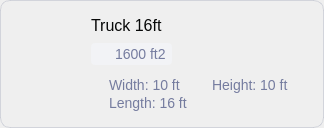
          <widget class="QFrame" name="frame_17">
           <property name="geometry">
            <rect>
             <x>830</x>
             <y>190</y>
             <width>324</width>
             <height>128</height>
            </rect>
           </property>
           <property name="sizePolicy">
            <sizepolicy hsizetype="Fixed" vsizetype="Fixed">
             <horstretch>0</horstretch>
             <verstretch>0</verstretch>
            </sizepolicy>
           </property>
           <property name="minimumSize">
            <size>
             <width>324</width>
             <height>128</height>
            </size>
           </property>
           <property name="maximumSize">
            <size>
             <width>324</width>
             <height>128</height>
            </size>
           </property>
           <property name="sizeIncrement">
            <size>
             <width>0</width>
             <height>0</height>
            </size>
           </property>
           <property name="styleSheet">
            <string notr="true">.QFrame {
	border: 0.5px solid rgba(181, 184, 199, 0.5);
	border-radius: 10px;
}

QPushButton {
	background: transparent;
	image: url(:/image/equip_edit_default.svg);
}

QPushButton:hover {
 image: url(:/image/equip_edit_hover.svg);
}
</string>
           </property>
           <property name="frameShape">
            <enum>QFrame::NoFrame</enum>
           </property>
           <property name="frameShadow">
            <enum>QFrame::Raised</enum>
           </property>
           <layout class="QVBoxLayout" name="verticalLayout_8" stretch="0,0">
            <property name="spacing">
             <number>0</number>
            </property>
            <property name="leftMargin">
             <number>15</number>
            </property>
            <property name="topMargin">
             <number>15</number>
            </property>
            <property name="rightMargin">
             <number>15</number>
            </property>
            <property name="bottomMargin">
             <number>15</number>
            </property>
            <item>
             <widget class="QFrame" name="frame_22">
              <property name="styleSheet">
               <string notr="true">border: none;</string>
              </property>
              <property name="frameShape">
               <enum>QFrame::NoFrame</enum>
              </property>
              <property name="frameShadow">
               <enum>QFrame::Raised</enum>
              </property>
              <layout class="QHBoxLayout" name="horizontalLayout_14">
               <property name="spacing">
                <number>15</number>
               </property>
               <property name="leftMargin">
                <number>0</number>
               </property>
               <property name="topMargin">
                <number>0</number>
               </property>
               <property name="rightMargin">
                <number>0</number>
               </property>
               <property name="bottomMargin">
                <number>0</number>
               </property>
               <item>
                <widget class="QLabel" name="label_27">
                 <property name="minimumSize">
                  <size>
                   <width>60</width>
                   <height>60</height>
                  </size>
                 </property>
                 <property name="maximumSize">
                  <size>
                   <width>60</width>
                   <height>60</height>
                  </size>
                 </property>
                 <property name="styleSheet">
                  <string notr="true">image: url(:/image/equip_truck.svg);</string>
                 </property>
                 <property name="text">
                  <string/>
                 </property>
                </widget>
               </item>
               <item>
                <widget class="QFrame" name="frame_20">
                 <property name="styleSheet">
                  <string notr="true">border: none;</string>
                 </property>
                 <property name="frameShape">
                  <enum>QFrame::NoFrame</enum>
                 </property>
                 <property name="frameShadow">
                  <enum>QFrame::Raised</enum>
                 </property>
                 <layout class="QVBoxLayout" name="verticalLayout_7" stretch="0,0,0">
                  <property name="spacing">
                   <number>4</number>
                  </property>
                  <property name="leftMargin">
                   <number>0</number>
                  </property>
                  <property name="topMargin">
                   <number>0</number>
                  </property>
                  <property name="rightMargin">
                   <number>0</number>
                  </property>
                  <property name="bottomMargin">
                   <number>0</number>
                  </property>
                  <item>
                   <widget class="QLabel" name="label_28">
                    <property name="styleSheet">
                     <string notr="true">color: #070808;
font-size: 16px;
margin-bottom: 4px;</string>
                    </property>
                    <property name="text">
                     <string>Truck 16ft</string>
                    </property>
                    <property name="alignment">
                     <set>Qt::AlignJustify|Qt::AlignVCenter</set>
                    </property>
                   </widget>
                  </item>
                  <item alignment="Qt::AlignLeft|Qt::AlignTop">
                   <widget class="QFrame" name="frame_21">
                    <property name="minimumSize">
                     <size>
                      <width>0</width>
                      <height>22</height>
                     </size>
                    </property>
                    <property name="maximumSize">
                     <size>
                      <width>16777215</width>
                      <height>16777215</height>
                     </size>
                    </property>
                    <property name="styleSheet">
                     <string notr="true">background: #F2F3F6;
border-radius: 4px;</string>
                    </property>
                    <property name="frameShape">
                     <enum>QFrame::NoFrame</enum>
                    </property>
                    <property name="frameShadow">
                     <enum>QFrame::Raised</enum>
                    </property>
                    <layout class="QHBoxLayout" name="horizontalLayout_15">
                     <property name="spacing">
                      <number>4</number>
                     </property>
                     <property name="leftMargin">
                      <number>8</number>
                     </property>
                     <property name="topMargin">
                      <number>0</number>
                     </property>
                     <property name="rightMargin">
                      <number>6</number>
                     </property>
                     <property name="bottomMargin">
                      <number>0</number>
                     </property>
                     <item>
                      <widget class="QLabel" name="label_29">
                       <property name="minimumSize">
                        <size>
                         <width>12</width>
                         <height>12</height>
                        </size>
                       </property>
                       <property name="maximumSize">
                        <size>
                         <width>13</width>
                         <height>13</height>
                        </size>
                       </property>
                       <property name="styleSheet">
                        <string notr="true">image: url(:/image/sq_feet_icon.svg);</string>
                       </property>
                       <property name="text">
                        <string/>
                       </property>
                      </widget>
                     </item>
                     <item>
                      <widget class="QLabel" name="label_30">
                       <property name="styleSheet">
                        <string notr="true">color: #757C9F;
font-size: 14px;</string>
                       </property>
                       <property name="text">
                        <string>1600 ft2</string>
                       </property>
                      </widget>
                     </item>
                    </layout>
                   </widget>
                  </item>
                  <item>
                   <spacer name="verticalSpacer">
                    <property name="orientation">
                     <enum>Qt::Vertical</enum>
                    </property>
                    <property name="sizeType">
                     <enum>QSizePolicy::Fixed</enum>
                    </property>
                    <property name="sizeHint" stdset="0">
                     <size>
                      <width>20</width>
                      <height>10</height>
                     </size>
                    </property>
                   </spacer>
                  </item>
                 </layout>
                </widget>
               </item>
               <item alignment="Qt::AlignTop">
                <widget class="QPushButton" name="pushButton_6">
                 <property name="minimumSize">
                  <size>
                   <width>22</width>
                   <height>22</height>
                  </size>
                 </property>
                 <property name="maximumSize">
                  <size>
                   <width>22</width>
                   <height>22</height>
                  </size>
                 </property>
                 <property name="styleSheet">
                  <string notr="true"/>
                 </property>
                 <property name="text">
                  <string/>
                 </property>
                </widget>
               </item>
              </layout>
             </widget>
            </item>
            <item>
             <widget class="QFrame" name="frame_4">
              <property name="styleSheet">
               <string notr="true">border: none;</string>
              </property>
              <property name="frameShape">
               <enum>QFrame::NoFrame</enum>
              </property>
              <property name="frameShadow">
               <enum>QFrame::Raised</enum>
              </property>
              <layout class="QVBoxLayout" name="verticalLayout_9">
               <property name="spacing">
                <number>0</number>
               </property>
               <property name="leftMargin">
                <number>77</number>
               </property>
               <property name="topMargin">
                <number>0</number>
               </property>
               <property name="rightMargin">
                <number>0</number>
               </property>
               <property name="bottomMargin">
                <number>0</number>
               </property>
               <item alignment="Qt::AlignLeft">
                <widget class="QFrame" name="frame_23">
                 <property name="frameShape">
                  <enum>QFrame::NoFrame</enum>
                 </property>
                 <property name="frameShadow">
                  <enum>QFrame::Raised</enum>
                 </property>
                 <layout class="QHBoxLayout" name="horizontalLayout_16">
                  <property name="spacing">
                   <number>4</number>
                  </property>
                  <property name="leftMargin">
                   <number>0</number>
                  </property>
                  <property name="topMargin">
                   <number>0</number>
                  </property>
                  <property name="rightMargin">
                   <number>0</number>
                  </property>
                  <property name="bottomMargin">
                   <number>0</number>
                  </property>
                  <item>
                   <widget class="QLabel" name="label_31">
                    <property name="minimumSize">
                     <size>
                      <width>12</width>
                      <height>12</height>
                     </size>
                    </property>
                    <property name="styleSheet">
                     <string notr="true">image: url(:/image/width_icon.svg);</string>
                    </property>
                    <property name="text">
                     <string/>
                    </property>
                   </widget>
                  </item>
                  <item>
                   <widget class="QLabel" name="label_32">
                    <property name="styleSheet">
                     <string notr="true">color: #757C9F;
font-size: 14px;
margin-right: 12px;</string>
                    </property>
                    <property name="text">
                     <string>Width: 10 ft</string>
                    </property>
                    <property name="alignment">
                     <set>Qt::AlignJustify|Qt::AlignVCenter</set>
                    </property>
                   </widget>
                  </item>
                  <item>
                   <widget class="QLabel" name="label_33">
                    <property name="minimumSize">
                     <size>
                      <width>12</width>
                      <height>12</height>
                     </size>
                    </property>
                    <property name="styleSheet">
                     <string notr="true">image: url(:/image/length_icon.svg);</string>
                    </property>
                    <property name="text">
                     <string/>
                    </property>
                   </widget>
                  </item>
                  <item>
                   <widget class="QLabel" name="label_34">
                    <property name="styleSheet">
                     <string notr="true">color: #757C9F;
font-size: 14px;</string>
                    </property>
                    <property name="text">
                     <string>Height: 10 ft</string>
                    </property>
                   </widget>
                  </item>
                 </layout>
                </widget>
               </item>
               <item alignment="Qt::AlignLeft">
                <widget class="QFrame" name="frame_24">
                 <property name="frameShape">
                  <enum>QFrame::NoFrame</enum>
                 </property>
                 <property name="frameShadow">
                  <enum>QFrame::Raised</enum>
                 </property>
                 <layout class="QHBoxLayout" name="horizontalLayout_17">
                  <property name="spacing">
                   <number>4</number>
                  </property>
                  <property name="leftMargin">
                   <number>0</number>
                  </property>
                  <property name="topMargin">
                   <number>0</number>
                  </property>
                  <property name="rightMargin">
                   <number>0</number>
                  </property>
                  <property name="bottomMargin">
                   <number>0</number>
                  </property>
                  <item>
                   <widget class="QLabel" name="label_35">
                    <property name="minimumSize">
                     <size>
                      <width>12</width>
                      <height>12</height>
                     </size>
                    </property>
                    <property name="styleSheet">
                     <string notr="true">image: url(:/image/length_icon.svg);</string>
                    </property>
                    <property name="text">
                     <string/>
                    </property>
                   </widget>
                  </item>
                  <item>
                   <widget class="QLabel" name="label_36">
                    <property name="styleSheet">
                     <string notr="true">color: #757C9F;
font-size: 14px;</string>
                    </property>
                    <property name="text">
                     <string>Length: 16 ft</string>
                    </property>
                   </widget>
                  </item>
                 </layout>
                </widget>
               </item>
              </layout>
             </widget>
            </item>
           </layout>
          </widget>
